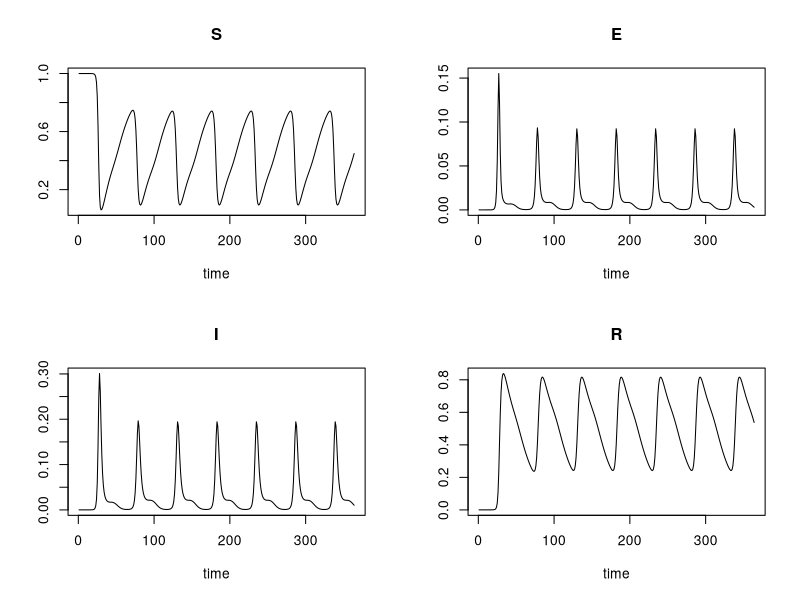
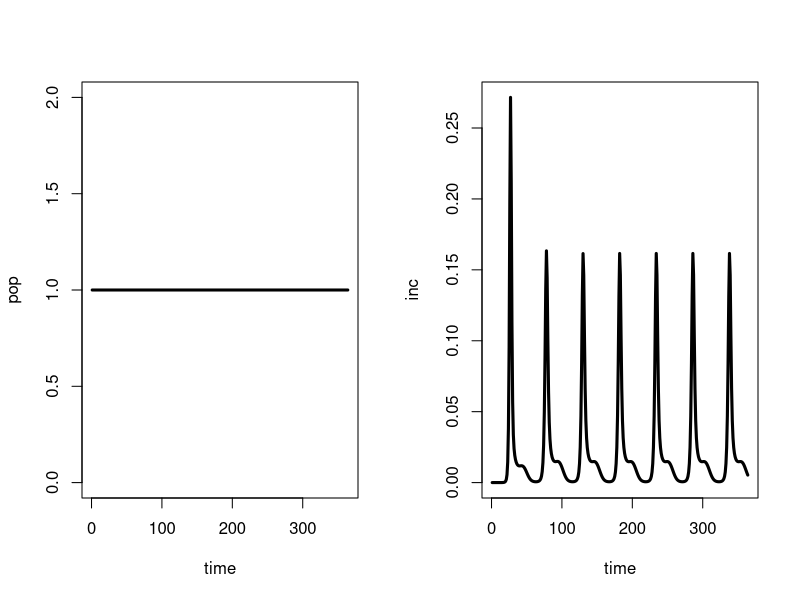
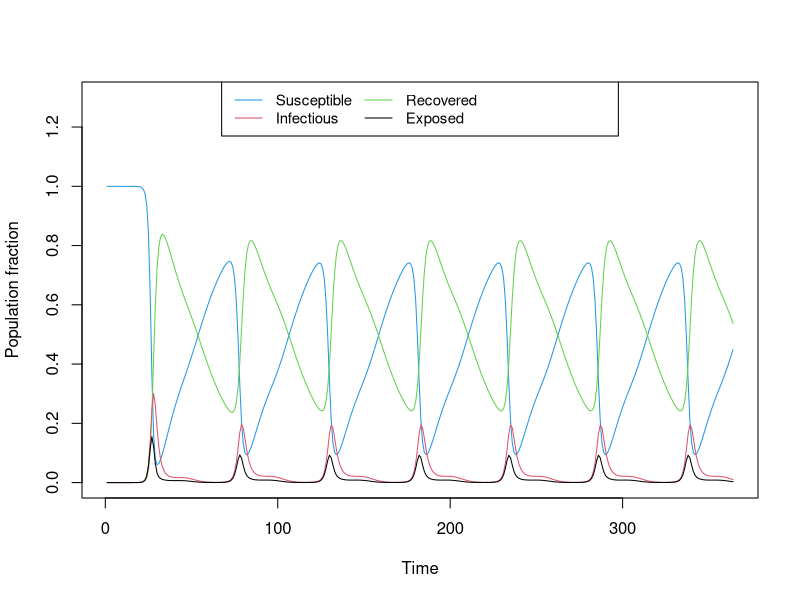

R code for these plots, in order:
########################## #
#SEIR model for RSV-------
########################## #

setwd("/home/phuong/phuonght/gitKraken_project/RSV")
library(deSolve)


######################################### #
# MODEL SETTINGS                     ----
######################################### #
pop_size          <- 100000
num_days          <- 500
num_weeks         <- 52*7 # belgium data : 2012- 2018 * 2011 data is incomplete?
num_days_infected <- 10 #[ 8-11], 6.7 is original estimate
num_days_exposed  <- 4 # [2,6]
num_days_waning   <- 160 # [148, 164] best fit 
infected_seeds    <- 1 # ? 

######################################### #
# INITIALIZE PARAMETERS AND POPULATION ----
######################################### #
#https://steemit.com/science/@fouad/x-history-of-math-symbols

#  population states
S <- 1 - (infected_seeds/pop_size)
E <- infected_seeds/pop_size
I <- 0
R <- 0

######################################### #
# SET FUNCTION PARAMETERS            ----
######################################### #
# set time frame
times      <- seq(1, num_weeks, by = 1)

# set initial health states
states     <- c(S = S,E = E, I = I, R = R)

# set parameters
params     <- c(sigma = 7/ num_days_exposed, #rate of movement from latent to infectious stage
                gamma = 7/num_days_infected, # recovery rate
                nu=  7/ num_days_waning,     # rate of loss of immunity
                eta1 = 1/(2*52),             # aging rate 
                eta2 = 1/(78*52),            # aging rate 
                eta = 1/(80*52),            # death rate in general
                mu = 1/(80*52),              # birth rate
                beta1 = 0.65,                # the degree of seasonality, range [0,1],higher value stronger seasonal drivers
                phi = 2.43,                  # phase shift?
                beta0 = 1.99,                #average transmission rate
                R0 = 3,                      # reproduction number
                deta = 0.65,                 # scaled susceptibility
                alpha = 0.65                 # scaled infectiousness
)  

######################################### #
# CREATE SIRV FUNCTION               ----
######################################### #
# define a function for the ODE-solver with 3 function parameters (required)
#  * times  = current time point (not yet used here, in the absence of seasonality)
#  * states = current health states, to calculate updates
#  * params = epidemiogical parameters, used in the differential equations
#
# Note: updating the health states over time and keeping track of the changes, is handled by the
# ode-function of the 'deSolve' package.
sirv_func <- function(t, states, params) {
  
  with(as.list(c(states, params)),
       {
         
         # define variables
         P <- (S+E+I+R)
         beta <- beta0*(1+beta1*cos(2*pi*t/52+phi))
         
         
         # calculate state changes
         dS <- mu *P- beta*S*I + nu*R - eta*S
         dE <- beta*S*I - sigma*E - eta*E
         dI <- sigma*E - gamma*I - eta*I
         dR <- gamma*I - nu*R - eta*R
         
         # return (dS, dI, dR) as a vector in a list (required for the 'solve' function)
         return(list(c(dS, dE, dI, dR)))
       }
  )
}

######################################### #
# SOLVE ODE                          ----
######################################### #
# use the 'ode' function of deSolve package with our SIR function, health states and parameters
out <- ode(func = sirv_func, y = states, times = times, parms = params)
plot(out)
summary(out)

# par(mfrow = c(1,1))
# matplot(out[,1], out[,2:5], type = "l", xlab = "time", ylab = "population fraction")
# legend("topright", col = 1:4, lty = 1:4, legend = c("S", "E", "I","R"))


######################################### #
# PLOT RESULTS                       ----
######################################### #

# Total population
pop <- out[,"S"] + out[,"E"] + out[,"I"] + out[,"R"]
# weekly incidence
# inc <- params["report"]*params["gamma"]*out[,"E"]
inc <- params["sigma"]*out[,"E"]
# make a new panel
par(mfrow=c(1,2))
# more plots
time <- out[,"time"]
plot(time,pop,type='l',lwd=3,ylim = c(0,2))
plot(time,inc,type='l',lwd=3)

# convert the 'out' matrix into a data-frame (to enable the use of '$' to access a column by name)
out <- as.data.frame(out)
# plot susceptible class
par(mfrow = c(1,1))
plot(out$S,
     type = 'l',
     xlab = 'Time',
     ylab = 'Population fraction',
     ylim = c(0,1.3),
     col  = 4)
lines(out$R, col=3)
lines(out$I, col=2)
lines(out$E, col=1)

# add legend
legend(x      = 'top', 
       legend = c('Susceptible','Infectious','Recovered',"Exposed"), 
       col    = c(4,2,3,1), 
       lwd    = 1,
       ncol   = 3,
       cex    = 0.9)
